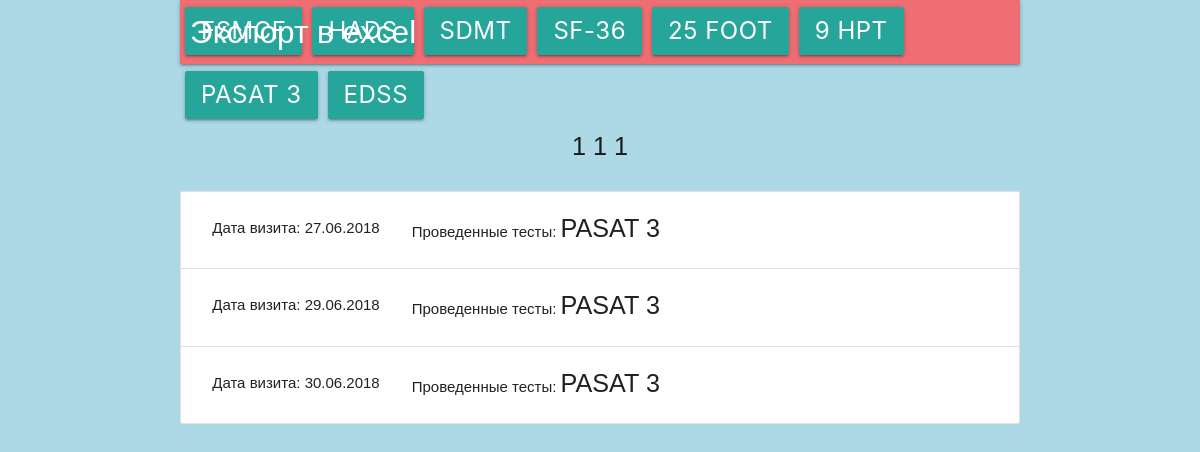
The page /patient/3 on the database as committed earlier.
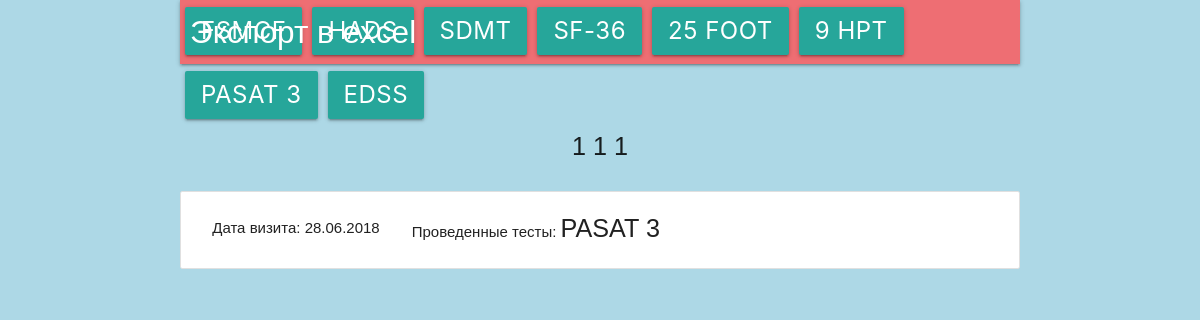
The same page on the database as committed later.
### models.py (models this page shows, shortened)
class Person(db.Model):
    __tablename__ = 'person'
    id = db.Column(db.Integer, primary_key=True)
    fname = db.Column(db.String(30), nullable=False)
    sname = db.Column(db.String(30), nullable=False)
    lname = db.Column(db.String(30), nullable=False)
    type = db.Column(db.String(50))
    __mapper_args__ = {
        'polymorphic_on' : type,
        'polymorphic_identity' : 'person'
    }

class Visit(db.Model):
    __tablename__ = 'visit'
    id = db.Column(db.Integer, primary_key=True)
    patient_id = db.Column(db.Integer, db.ForeignKey('patient.id'))
    doctor_id = db.Column(db.Integer, db.ForeignKey('patient.id'))
    visit_date = db.Column(db.DateTime, nullable=False, default=datetime.utcnow)

class BasicTest(db.Model):
    __tablename__ = 'basic_test'
    id = db.Column(db.Integer, primary_key=True)
    visit_id = db.Column(db.Integer, db.ForeignKey('visit.id'), nullable=False)
    screenshot_path = db.Column(db.String(), unique=True, nullable=False)
    type = db.Column(db.String(50))
    __mapper_args__ = {
        'polymorphic_identity' : 'basic_test',
        'polymorphic_on' : type
    }
    def __repr__(self):
        return 'Id: {0}, screen: {1}, type: {2}, visit_Id: {3}'.format(self.id, self.screenshot_path, self.type, self.visit_id)

class PASAT3(BasicTest):
    __tablename__ = 'PASAT 3'
    id = db.Column(db.Integer, db.ForeignKey('basic_test.id'), primary_key=True)
    form_type = db.Column(db.String(5))
    correct = db.Column(db.Integer)
    procent = db.Column(db.Float)
    __mapper_args__ = {
        'polymorphic_identity':'PASAT 3',
    }

class BasicTest(db.Model):
    __tablename__ = 'basic_test'
    id = db.Column(db.Integer, primary_key=True)
    visit_id = db.Column(db.Integer, db.ForeignKey('visit.id'), nullable=False)
    screenshot_path = db.Column(db.String(), unique=True, nullable=False)
    type = db.Column(db.String(50))
    __mapper_args__ = {
        'polymorphic_identity' : 'basic_test',
        'polymorphic_on' : type
    }
    def __repr__(self):
        return 'Id: {0}, screen: {1}, type: {2}, visit_Id: {3}'.format(self.id, self.screenshot_path, self.type, self.visit_id)

### app.py (the view)
@app.route('/patient/<patient_id>', methods=['GET','POST'])
def patient_view(patient_id):
    patient = Patient.query.get(patient_id)
    visits = Visit.query.filter_by(patient_id = patient_id).all()
    visit_tests = []
    for visit in visits:
        tests = []
        tests.append(visit)
        tests.append(BasicTest.query.filter_by(visit_id = visit.id).all())
        visit_tests.append(tests)
    print(visit_tests)
    return render_template("patient_view.html", visit_tests = visit_tests, patient = patient)

### templates/patient_view.html (shortened to what this page needs)
{% extends "basic.html" %}
{% block title %}
  <link rel="stylesheet" type=text/css href="{{ url_for('static', filename='css/materialize/materialize.min.css')}}">
{% endblock %}
{% block body %}
    <div class="container">
      <nav>
        <div class="nav-wrapper">
          <a href="#!" class="brand-logo excel-logo">Экспорт в excel</a>
          <ul class="right">
            {% for test_name in ['FSMCF', 'HADS', 'SDMT', 'SF-36', '25 Foot', '9 HPT', 'PASAT 3', 'EDSS'] %}
             <li><button class="flow-text btn export-btn" value="{{ test_name }}">{{ test_name }}</button></li>
            {% endfor %}
          </ul>
        </div>
      </nav>
      <p class="flow-text">{{ patient.sname }} {{ patient.fname }} {{ patient.lname }}</p>
      <ul class="collection">
        {% for visit,tests in visit_tests %}
        <li class="collection-item" data-visit="{{ visit.id }}">
          <div class="row mb-0">
            <p class="col s3 left-align">
              Дата визита: {{ visit.visit_date.strftime('%d.%m.%Y') }}
            </p>
            <p class="col s9 left-align">
              Проведенные тесты:
              {% for test in tests %}
                <span class="flow-text">{{test.type}}&nbsp;<span>
              {% endfor %}
            </p>
          </div>
          {% endfor %}
        </li>
      </ul>
    </div>
{% endblock %}

### templates/basic.html (shortened to what this page needs)
<!doctype html>
<html lang="ru">
  <head>
    {% block title %}
    {% endblock %}
    <link rel="stylesheet" href="{{ url_for('static', filename='css/style.css')}}">
    <link rel="stylesheet" href="{{ url_for('static', filename='css/styles.css')}}">
  </head>
    {% block body %}{% endblock %}
</html>

### static/css/style.css (style rules this page uses)
* { font-family: Trebuchet MS, palatino linotype, sans-serif; }
p { text-align: center; }

### static/css/styles.css (style rules this page uses)
.export-btn { margin-top: -5px; margin-left: 5px; margin-right: 5px; line-height: 48px; height: 48px; font-size: 24px; }
.excel-logo { margin-left: 10px; }
.mb-0 { margin-bottom: 0 !important; }

Rows that differ between the two databases and show on the page:
no longer on this page (row edited): Visit: visit_date "27.06.2018"
no longer on this page (row edited): PASAT3: type "PASAT 3", shown under "27.06.2018"
removed PASAT3: type "PASAT 3"
no longer on this page (row edited): Visit: visit_date "30.06.2018", PASAT3 (type "PASAT 3")
changed Visit: visit_date "29.06.2018" → "28.06.2018"; gains PASAT3 (type "PASAT 3")
